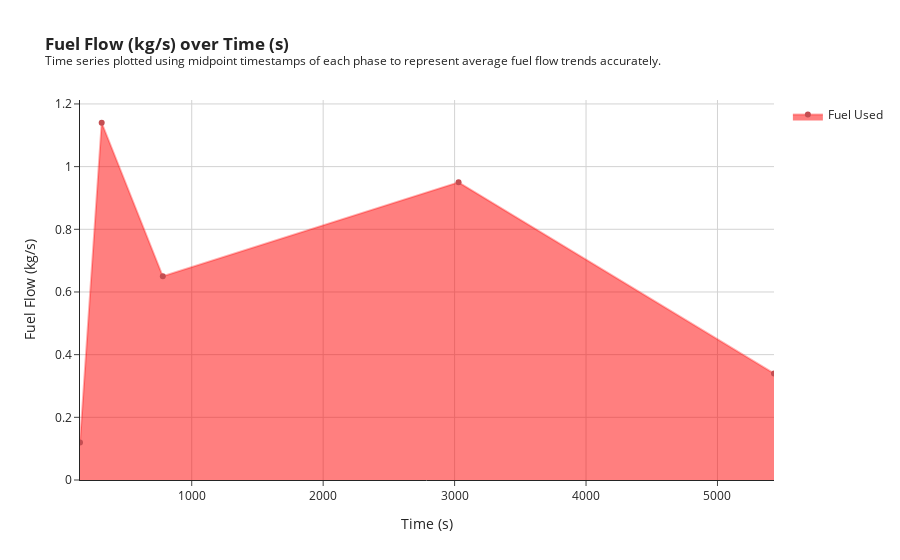

The notebook cell this image was saved under:
### Code cell
import plotly.graph_objects as go 
import pandas as pd

summary_df = pd.read_csv("output/emissions/summary.csv")
summary_df = pd.DataFrame(summary_df)

phases_df = summary_df[summary_df['Phase'] != 'Total'].copy()

phases_df['Start Time (s)'] = phases_df['Duration (s)'].cumsum() - phases_df['Duration (s)']
phases_df['End Time (s)'] = phases_df['Duration (s)'].cumsum()
phases_df['Mid Time (s)'] = (phases_df['Start Time (s)'] + phases_df['End Time (s)']) / 2

fig = go.Figure()

fig.add_trace(go.Scatter(
    x=phases_df['Mid Time (s)'],
    y=phases_df['Fuel Flow (kg/s)'],
    mode='lines+markers',
    fill='tozeroy',
    name='Fuel Used',
    line=dict(color='rgba(255,0,0,0.3)'),
    hoverinfo='skip',
    marker= dict(color="#C44E52"),
    text=phases_df['Phase'],
    hovertemplate= "Fuel Flow: %{y} kg/s<br>Time: %{x} s<extra></extra>"
))

fig.update_layout(
    xaxis_title = 'Time (s)',
    yaxis_title = 'Fuel Flow (kg/s)',
    title='<b>Fuel Flow (kg/s) over Time (s)</b><br><sup>Time series plotted using midpoint' \
    ' timestamps of each phase to represent average fuel flow trends accurately.</sup>',
    template='simple_white',
    showlegend=True,
    xaxis= dict(
        showgrid= True,
        gridwidth= 1,
        gridcolor= 'lightgrey'
    ),
    yaxis= dict(
        showgrid= True,
        gridwidth= 1,
        gridcolor= 'lightgrey'
    )
)

fig.show()

### Figure 1 — Plotly figure (JSON) as saved in the notebook; plotly's stock layout.template omitted (floating-point values rounded to 4 significant figures)
{"data": [{"fill": "tozeroy", "hoverinfo": "skip", "hovertemplate": "Fuel Flow: %{y} kg/s<br>Time: %{x} s<extra></extra>", "line": {"color": "rgba(255,0,0,0.3)"}, "marker": {"color": "#C44E52"}, "mode": "lines+markers", "name": "Fuel Used", "text": ["Idle/Taxi", "Take-Off", "Climb Out", "Cruise", "Descent"], "type": "scatter", "x": [150.0, 315.0, 780.0, 3030.0, 5430.0], "y": [0.12, 1.14, 0.65, 0.95, 0.34]}], "layout": {"showlegend": true, "title": {"text": "<b>Fuel Flow (kg/s) over Time (s)</b><br><sup>Time series plotted using midpoint timestamps of each phase to represent average fuel flow trends accurately.</sup>"}, "xaxis": {"gridcolor": "lightgrey", "gridwidth": 1, "showgrid": true, "title": {"text": "Time (s)"}}, "yaxis": {"gridcolor": "lightgrey", "gridwidth": 1, "showgrid": true, "title": {"text": "Fuel Flow (kg/s)"}}}}
